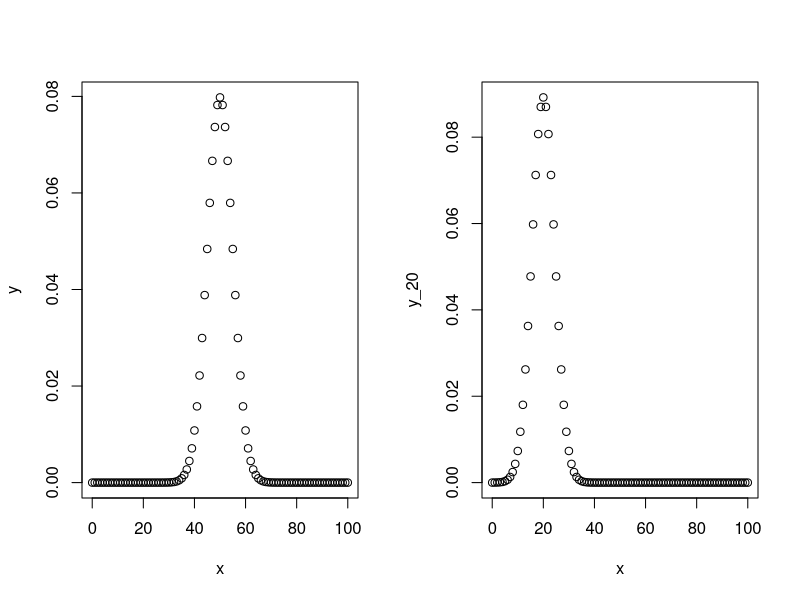
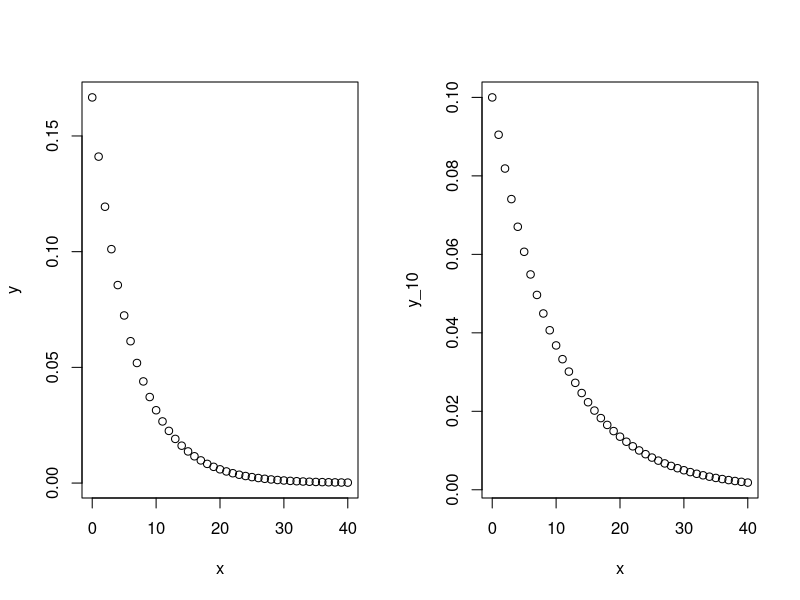
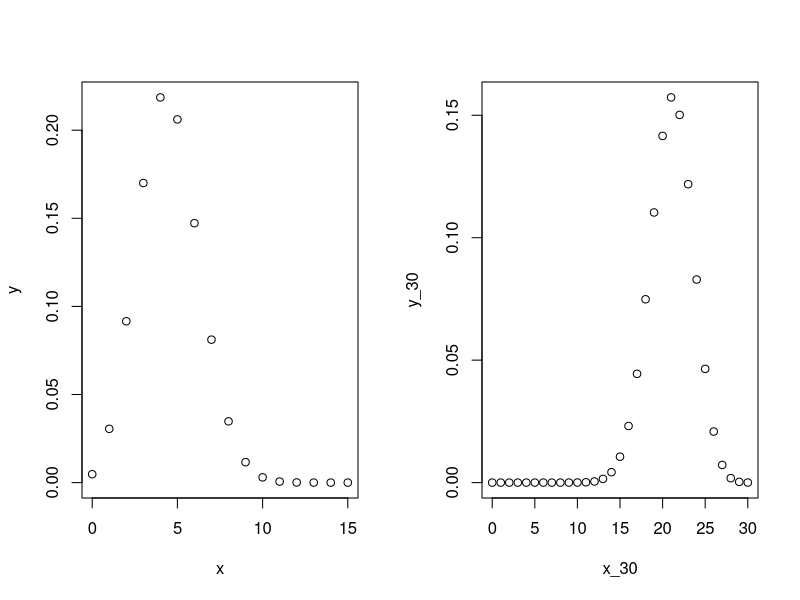
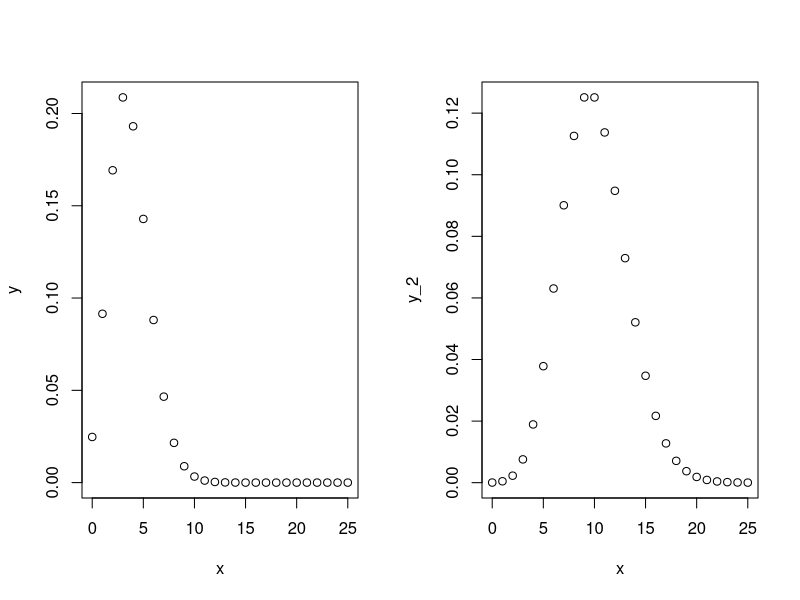
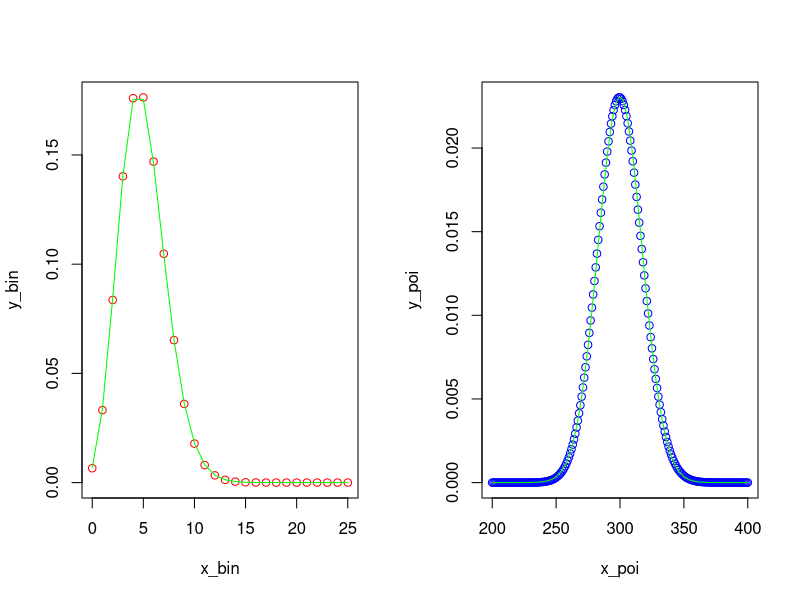
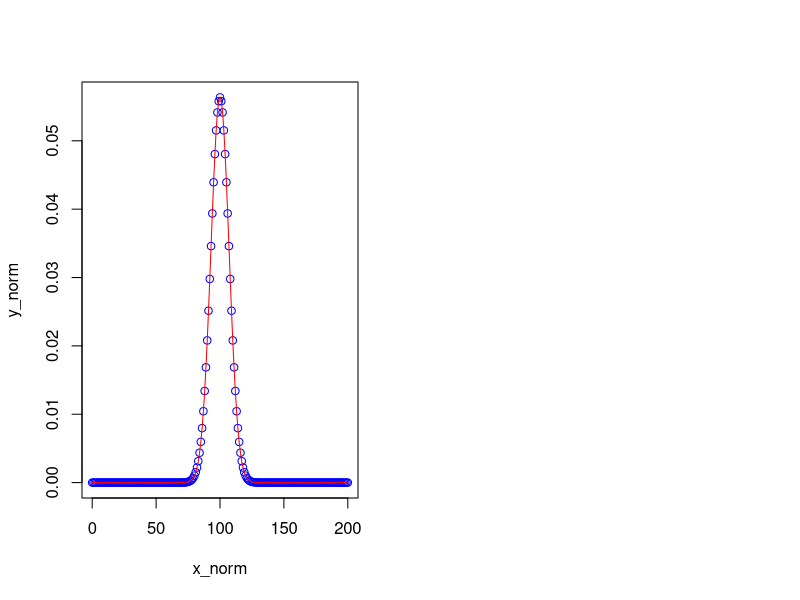

These charts were generated, in order, by the following R code:
# Problema 1

# Declaré algunas variables con los datos que daba el problema
  azules = 5
  moradas = 3
  rojas = 4
  
  p_morada = moradas/(azules + moradas + rojas)
  # a)
  print(p_morada)
  
  # b)
  print(1 - p_morada)
  
  # c)
  p2_no_morada = (azules + rojas)/(azules + moradas + rojas - 1)
  print(p_morada*p2_no_morada)
  
# Problema 2
  print(dbinom(4, 6, 0.5))
  print(pbinom(4, 6, 0.5))


# Problema 3
  sd_norm = sqrt(abs(25))
  normal = pnorm(48, 50, sd_norm)
  
  # a)
    print(normal)
  
  # b)
    print(1 - normal)
    
  # c)
    normal_45 = pnorm(44, 50, sd_norm)
    normal_55 = pnorm(54, 50, sd_norm)
    print(normal_55 - normal_45)
  
  # d)
    quant_85 = qnorm(0.85, 50, sd_norm)
    print(quant_85)
    # El cuantil 85 se interpreta como que el 85% del área de la curva está
    # contenido entre ese valor y el límite inferior del soporte de la función
    
  # e)
    norm_30 <- rnorm(30, 50, sd_norm)
    print(norm_30)
    
  # f)
    x <- seq(0, 100)
    y <- dnorm(x, 50, sd_norm)
    y_20 <- dnorm(x, 20, sqrt(20))
    par(mfrow=c(1,2))
    plot(x, y)
    plot(x, y_20)
    
    
# Problema 4
  lambda = 1/6
  lambda_10 = 1/10
  p6_4 = pexp(3, lambda)
  
  # a)
    print(p6_4)
    
  # b)
    print(1 - pexp(4, lambda))

  # c)
    print(pexp(5, lambda) - p6_4)
    
  # d)
    print(qexp(0.75, lambda))
    
  # e)
    print(rexp(30, lambda))
    
  # f)
    x <- seq(0, 40)
    y <- dexp(x, lambda)
    y_10 <- dexp(x, lambda_10)
    par(mfrow=c(1, 2))
    plot(x, y)
    plot(x, y_10)
 
    
# Problema 5
  acum <- pbinom(5, 15, 0.3)
  nums_bin <- rbinom(30, 15, 0.3)
  
  # a)
    print(acum)
    
  # b)
    print(1 - acum)
    
  # c)
    print(pbinom(6, 15, 0.3) - pbinom(1, 15, 0.3))
    
  # d)
    print(nums_bin)
    
  # e)
    x <- seq(0, 15)
    x_30 <- seq(0, 30)
    y <- dbinom(x, 15, 0.3)
    y_30 <- dbinom(x_30, 30, 0.7)
    par(mfrow=c(1, 2))
    plot(x, y)
    plot(x_30, y_30)
    

# Problema 6
    x <- runif(1000, min = 3.7, max = 5.8)
    
    # a)
      # Método iterativo
      mean_sum = 0
      for(number in x){
        mean_sum = mean_sum+number
      }
      mean = mean_sum/length(x)
      print(mean)
      
      # Método por propiedades de la distribución
      print((5.8+3.7)/2)
      
      # Método iterativo
      var_sum = 0
      for(number in x){
        var_sum = var_sum+number^2
      }
      var_sum = var_sum/length(x)
      var = var_sum - mean^2
      print(var)
      
      # Método por propiedades de la distribución
      var_unif = (5.8-3.7)*2/12
      print(var_unif)
      
      # Resultados de la desviación estándar de los dos métodos
      print(sqrt(var))
      print(sqrt(var_unif))
    
  # b)
    print(1 - punif(3, 3.7, 5.8))
      

# Problema 7
  lambda = 3.7
      
  # a)
    print(ppois(3, lambda))
        
  # b)
    print(1 - ppois(4, lambda))
        
  # c)
    print(ppois(5, lambda) - ppois(3, lambda))
      
  # d)
    print(qpois(0.75, lambda))
        
  # e)
    print(rpois(30, lambda))
        
  # f)
    x <- seq(0, 25)
    y <- dpois(x, lambda)
    y_2 <- dpois(x, 10)
    par(mfrow=c(1, 2))
    plot(x, y)
    plot(x, y_2)
        

# Problema 8
  p_poi = 0.01
  n_poi = 500
  x_bin <- seq(0, 25)
  y_bin <- dbinom(x_bin, n_poi, p_poi)
  lambda_bin = n_poi*p_poi
  y_poi_bin <- dpois(x_bin, lambda_bin)
  
  lambda_norm = 300
  x_poi <- seq(lambda_norm - 100,lambda_norm + 100)
  y_poi <- dpois(x_poi, lambda_norm)
  sd_lambda_norm = sqrt(lambda_norm)
  y_nor_poi <- dnorm(x_poi, lambda_norm, sd_lambda_norm)
  
  p_norm = 0.5
  n_norm = 200
  x_norm <- seq(0, n_norm)
  y_norm <- dbinom(x_norm, n_norm, p_norm)
  mean_norm = n_norm*p_norm
  sd_norm = sqrt((n_norm*p_norm*(1 - p_norm)))
  y_norm_bin <- dnorm(x_norm, mean_norm, sd_norm) 
    
  # a)
    plot(x_bin, y_bin, col="red")
    lines(x_bin, y_poi_bin, col="green")
    
  # b)
    plot(x_poi, y_poi, col="blue")
    lines(x_poi, y_nor_poi, col="green")
      
  # c)
    plot(x_norm, y_norm, col="blue")
    lines(x_norm, y_norm_bin, col="red")
    
